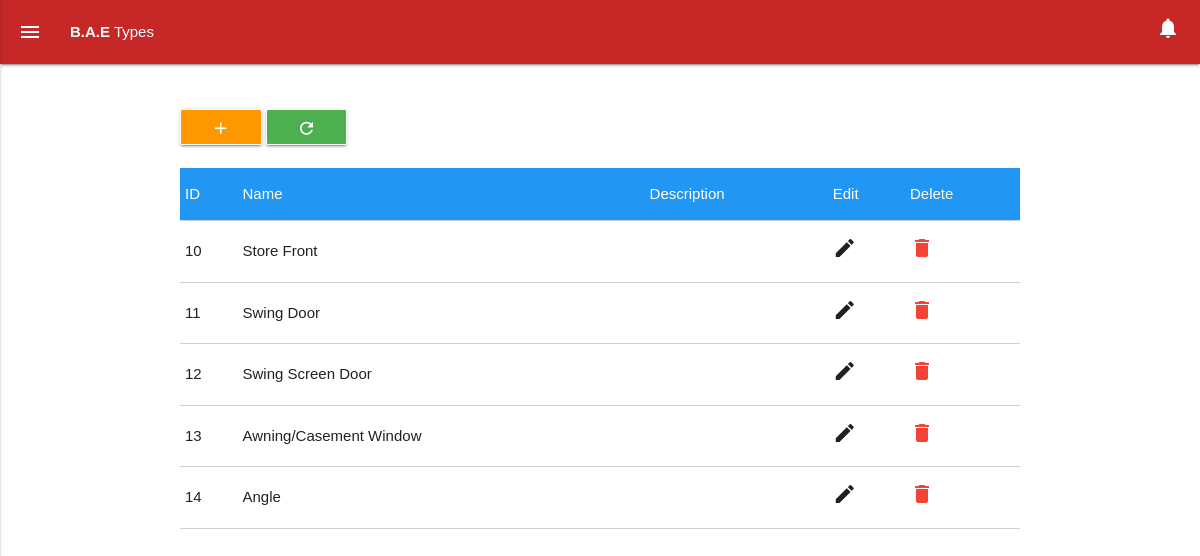
/types.php (signed in), run on the app's committed database.
### tables this page shows
CREATE TABLE IF NOT EXISTS `product_type` (
  `product_type_id` int(100) NOT NULL AUTO_INCREMENT,
  `name` varchar(100) NOT NULL,
  `description` varchar(100) NOT NULL,
  PRIMARY KEY (`product_type_id`),
  UNIQUE KEY `product_type_id` (`product_type_id`)
);

### src/_prepare/types.php (called while the page is built, shortened)
<?php
$types_resulting_table = $mysqli->query("SELECT * FROM product_type");
$types_array = array();
?>

### src/types.php (the view, shortened to what this page needs)
<?php
include("_system/connection.php");
include("_prepare/types.php");
?>
<!Doctype html>
<html lang="en">
	<head>
		<?php include("_system/styles.php"); ?>
	</head>
	<body>
		<?php include("_contents/navbar.php"); ?>
		<div class="container">
			<br><br>
				<a class="btn-medium orange waves-effect waves-light hoverable   w3-border w3-border-white  btn modal-trigger" href="#addType"><i class='material-icons'>add</i></a>
				<a class="btn-medium green waves-effect waves-light hoverable   w3-border w3-border-white  btn modal-trigger" href="types.php"><i class='material-icons'>refresh</i></a>
			<br><br>
			<table border = 1 class=" responsive-table highlight striped bordered">
				<tr class="w3-blue">
					<td>ID</td>
					<td>Name</td>
					<td>Description</td>
					<td>Edit</td>
					<td>Delete</td>
				</tr>
			<?php
			foreach($types_array as $type){
			?>
				<tr>
					<td>
						<?php echo $type['product_type_id']; ?>
					</td>
					<td>
						<?php echo $type['name']; ?>
					</td>
					<td>
					</td>
					<td>
						<a class="modal-trigger" href="#editTypeModal<?php echo $type['product_type_id']; ?>"><i class="material-icons">edit</i></a>
					</td>
					<td>
						<a class="red-text" href="process/delete_type.php?id=<?php echo $type['product_type_id']; ?>"><i class="material-icons">delete</i></a>
					</td>
				</tr>
			<?php
			}
			?>
			</table>
		</div>
	</body>
</html>

### src/styles/css/w3schools.css (style rules this page uses)
html { box-sizing:border-box }
*,*:before,*:after { box-sizing:inherit }
html { -ms-text-size-adjust:100%;-webkit-text-size-adjust:100% }
body { margin:0 }
a { background-color:transparent;-webkit-text-decoration-skip:objects }
html,body { font-family:Verdana,sans-serif;font-size:15px;line-height:1.5 }
html { overflow-x:hidden }
a { color:inherit }
.w3-border { border:1px solid #ccc!important }
.w3-blue,.w3-hover-blue:hover { color:#fff!important;background-color:#2196F3!important }
.w3-border-white,.w3-hover-border-white:hover { border-color:#fff!important }

### data on the page
product_type: product_type_id "10", name "Store Front"
product_type: product_type_id "11", name "Swing Door"
product_type: product_type_id "12", name "Swing Screen Door"
product_type: product_type_id "13", name "Awning/Casement Window"
product_type: product_type_id "14", name "Angle"

### other printed values
$site_name "B.A.E"
$activity_title "Types"
